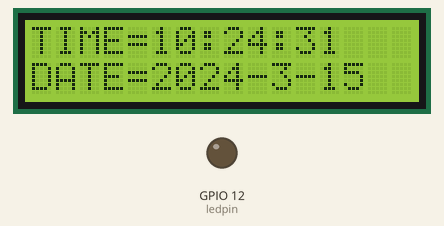
This sketch was run on a simulated ESP8266 (NodeMCU). On the bench: 16×2 character LCD, output pins drawn as LEDs (lit = HIGH). WiFi joins after 1.5 s; servers stay silent unless stated; network time is answered at once with the bench clock; the local clock reads 2024-03-15 10:24:30 at power-on unless the sketch sets it; what the sketch prints to the serial monitor is not drawn.

Above: at 1.7 s.
At 5.9 s:
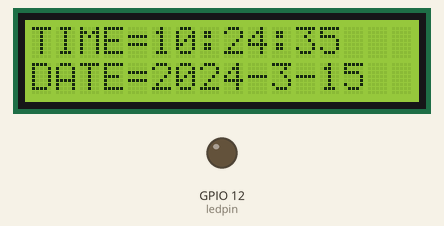
At 11.1 s:
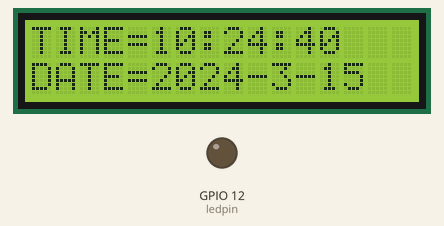
At 20.4 s:
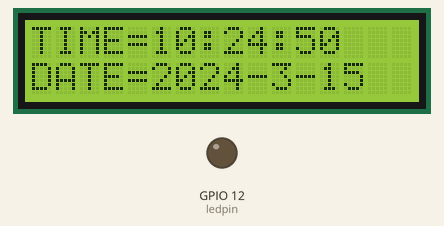
At 29.7 s:
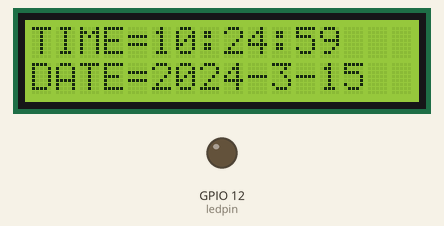
At 39.0 s:
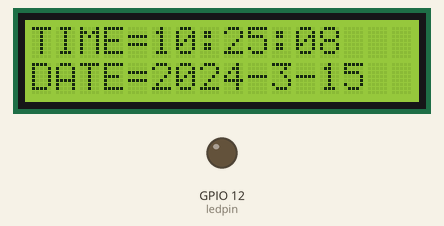

The sketch:

smart_light.ino
```cpp
#include <ESP8266WiFi.h> // including the library for the wifi
#include <NTPClient.h> // including the librart for the ntp client
#include <WiFiUdp.h>

#include <LiquidCrystal_I2C.h> // including the LCD I2C library
LiquidCrystal_I2C lcd(0x27, 16, 2);

// Replace with your network credentials
const char * ssid     = "Home wifi1";
const char * password = "sweethome09";

int ledpin = 12; // setting the IO pin for the LED

// Define NTP Client to get time
WiFiUDP ntpUDP;
NTPClient timeClient(ntpUDP, "pool.ntp.org");

//Week Days
String weekDays[7]={"Sunday", "Monday", "Tuesday", "Wednesday", "Thursday", "Friday", "Saturday"};

//Month names
String months[12]={"January", "February", "March", "April", "May", "June", "July", "August", "September", "October", "November", "December"};

void setup() {
  pinMode(ledpin,OUTPUT);

lcd.begin(16,2);
lcd.init();   // initializing the LCD
lcd.backlight(); // Enable or Turn On the backlight


  // Initialize Serial Monitor
  Serial.begin(115200);

  // Connect to Wi-Fi
  Serial.print("Connecting to ");
  Serial.println(ssid);
  WiFi.begin(ssid, password);
  while (WiFi.status() != WL_CONNECTED) {
    delay(500);
    Serial.print(".");
  }

// Initialize a NTPClient to get time
  timeClient.begin();
  timeClient.setTimeOffset(20700);
}

void loop() {
  timeClient.update();

  unsigned long epochTime = timeClient.getEpochTime();
  Serial.print("Epoch Time: ");
  Serial.println(epochTime);

  String formattedTime = timeClient.getFormattedTime();
  Serial.print("Formatted Time: ");
  Serial.println(formattedTime);

  int currentHour = timeClient.getHours();
  Serial.print("Hour: ");
  Serial.println(currentHour);

  int currentMinute = timeClient.getMinutes();
  Serial.print("Minutes: ");
  Serial.println(currentMinute);

  int currentSecond = timeClient.getSeconds();
  Serial.print("Seconds: ");
  Serial.println(currentSecond);

  //Get a time structure
  struct tm *ptm = gmtime ((time_t *)&epochTime);

  int monthDay = ptm->tm_mday;
  Serial.print("Month day: ");
  Serial.println(monthDay);

  int currentMonth = ptm->tm_mon+1;
  Serial.print("Month: ");
  Serial.println(currentMonth);

  int currentYear = ptm->tm_year+1900;
  Serial.print("Year: ");
  Serial.println(currentYear);

  //Print complete date:
  String currentDate = String(currentYear) + "-" + String(currentMonth) + "-" + String(monthDay);
  Serial.print("Current date: ");
  Serial.println(currentDate);

  Serial.println("");

  lcd.setCursor(0,0); // setting cursor in LCD display
  lcd.print("TIME=");
  lcd.setCursor(5,0);
  lcd.print(formattedTime);

  lcd.setCursor(0,1); // setting cursor in LCD display
  lcd.print("DATE=");
  lcd.setCursor(5,1);
  lcd.print(currentDate);

// condition is applied when to turn on and off the light
  if(currentHour >= 7 && currentHour <= 17){
    digitalWrite(ledpin,LOW);
    }
  else{
    digitalWrite(ledpin,HIGH);
    }

  delay(1000);
}
```

Measured:
- what the display in image 0 shows lasts 1.0 s, from 1.7 s to 2.7 s
